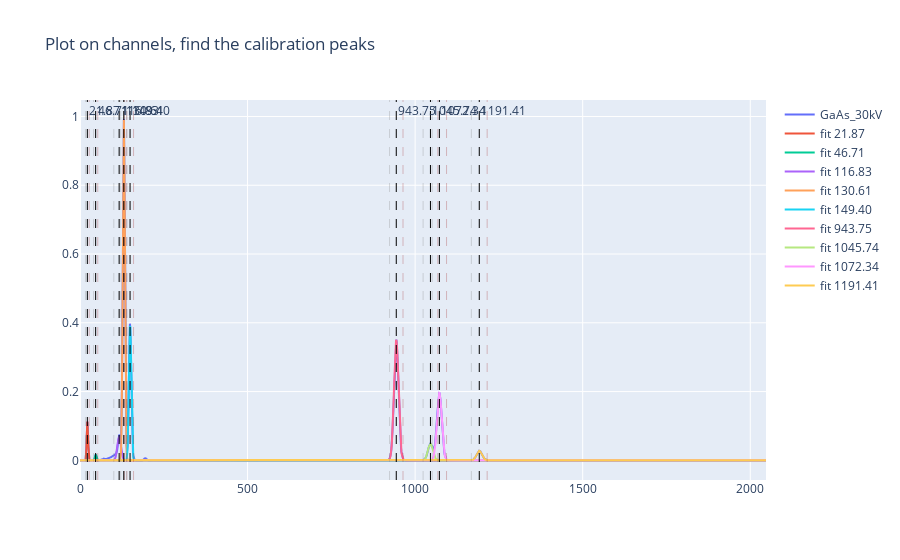

This figure's notebook cell:
### Code cell
# refine the peak finding, then remove background again
data_wo_bg = data - bg

# fit_vals, covar = curve_fit(n_gaussians, channels, data, p0=p0, bounds=bounds)
fit_vals, covar = curve_fit(n_gaussians, channels, data_wo_bg, p0=p0)
fit_amp = fit_vals[0::3]
fit_peaks = fit_vals[1::3]
fit_std = fit_vals[2::3]

fig = go.Figure()
fig.update_layout(title="Plot on channels, find the calibration peaks")
fig.add_trace(go.Scatter(x=channels, y=data_wo_bg, mode="lines", name=name))
for i in range(len(fit_peaks)):
    fig.add_vline(x=fit_peaks[i], line_width=1, line_dash="dash", line_color="black", annotation_text=f"{np.round(fit_peaks[i], decimals=2):.2f}")
    fig.add_vline(x=fit_peaks[i]-fit_std[i]*3, line_width=0.3, line_dash="dash", line_color="grey")
    fig.add_vline(x=fit_peaks[i]+fit_std[i]*3, line_width=0.3, line_dash="dash", line_color="brown")

    # add gaussian fit of each peak
    fig.add_trace(go.Scatter(x=channels, y=gaussian(channels, fit_amp[i], fit_peaks[i], fit_std[i]), mode="lines", name=f"fit {fit_peaks[i]:.2f}"))
fig

### Figure 1 — Plotly figure (JSON) as saved in the notebook; plotly's stock layout.template omitted (floating-point values rounded to 4 significant figures; data arrays with more than 128 entries replaced by an {"elided": "..."} marker saying what was removed)
{"data": [{"mode": "lines", "name": "GaAs_30kV", "type": "scatter", "x": {"elided": "2048 int values"}, "y": {"elided": "2048 float values"}}, {"mode": "lines", "name": "fit 21.87", "type": "scatter", "x": {"elided": "2048 int values"}, "y": {"elided": "2048 float values"}}, {"mode": "lines", "name": "fit 46.71", "type": "scatter", "x": {"elided": "2048 int values"}, "y": {"elided": "2048 float values"}}, {"mode": "lines", "name": "fit 116.83", "type": "scatter", "x": {"elided": "2048 int values"}, "y": {"elided": "2048 float values"}}, {"mode": "lines", "name": "fit 130.61", "type": "scatter", "x": {"elided": "2048 int values"}, "y": {"elided": "2048 float values"}}, {"mode": "lines", "name": "fit 149.40", "type": "scatter", "x": {"elided": "2048 int values"}, "y": {"elided": "2048 float values"}}, {"mode": "lines", "name": "fit 943.75", "type": "scatter", "x": {"elided": "2048 int values"}, "y": {"elided": "2048 float values"}}, {"mode": "lines", "name": "fit 1045.74", "type": "scatter", "x": {"elided": "2048 int values"}, "y": {"elided": "2048 float values"}}, {"mode": "lines", "name": "fit 1072.34", "type": "scatter", "x": {"elided": "2048 int values"}, "y": {"elided": "2048 float values"}}, {"mode": "lines", "name": "fit 1191.41", "type": "scatter", "x": {"elided": "2048 int values"}, "y": {"elided": "2048 float values"}}], "layout": {"annotations": [{"showarrow": false, "text": "21.87", "x": 21.87, "xanchor": "left", "xref": "x", "y": 1, "yanchor": "top", "yref": "y domain"}, {"showarrow": false, "text": "46.71", "x": 46.71, "xanchor": "left", "xref": "x", "y": 1, "yanchor": "top", "yref": "y domain"}, {"showarrow": false, "text": "116.83", "x": 116.8, "xanchor": "left", "xref": "x", "y": 1, "yanchor": "top", "yref": "y domain"}, {"showarrow": false, "text": "130.61", "x": 130.6, "xanchor": "left", "xref": "x", "y": 1, "yanchor": "top", "yref": "y domain"}, {"showarrow": false, "text": "149.40", "x": 149.4, "xanchor": "left", "xref": "x", "y": 1, "yanchor": "top", "yref": "y domain"}, {"showarrow": false, "text": "943.75", "x": 943.7, "xanchor": "left", "xref": "x", "y": 1, "yanchor": "top", "yref": "y domain"}, {"showarrow": false, "text": "1045.74", "x": 1046.0, "xanchor": "left", "xref": "x", "y": 1, "yanchor": "top", "yref": "y domain"}, {"showarrow": false, "text": "1072.34", "x": 1072.0, "xanchor": "left", "xref": "x", "y": 1, "yanchor": "top", "yref": "y domain"}, {"showarrow": false, "text": "1191.41", "x": 1191.0, "xanchor": "left", "xref": "x", "y": 1, "yanchor": "top", "yref": "y domain"}], "shapes": [{"line": {"color": "black", "dash": "dash", "width": 1}, "type": "line", "x0": 21.87, "x1": 21.87, "xref": "x", "y0": 0, "y1": 1, "yref": "y domain"}, {"line": {"color": "grey", "dash": "dash", "width": 0.3}, "type": "line", "x0": 16.3, "x1": 16.3, "xref": "x", "y0": 0, "y1": 1, "yref": "y domain"}, {"line": {"color": "brown", "dash": "dash", "width": 0.3}, "type": "line", "x0": 27.44, "x1": 27.44, "xref": "x", "y0": 0, "y1": 1, "yref": "y domain"}, {"line": {"color": "black", "dash": "dash", "width": 1}, "type": "line", "x0": 46.71, "x1": 46.71, "xref": "x", "y0": 0, "y1": 1, "yref": "y domain"}, {"line": {"color": "grey", "dash": "dash", "width": 0.3}, "type": "line", "x0": 40.43, "x1": 40.43, "xref": "x", "y0": 0, "y1": 1, "yref": "y domain"}, {"line": {"color": "brown", "dash": "dash", "width": 0.3}, "type": "line", "x0": 52.98, "x1": 52.98, "xref": "x", "y0": 0, "y1": 1, "yref": "y domain"}, {"line": {"color": "black", "dash": "dash", "width": 1}, "type": "line", "x0": 116.8, "x1": 116.8, "xref": "x", "y0": 0, "y1": 1, "yref": "y domain"}, {"line": {"color": "grey", "dash": "dash", "width": 0.3}, "type": "line", "x0": 100.8, "x1": 100.8, "xref": "x", "y0": 0, "y1": 1, "yref": "y domain"}, {"line": {"color": "brown", "dash": "dash", "width": 0.3}, "type": "line", "x0": 132.8, "x1": 132.8, "xref": "x", "y0": 0, "y1": 1, "yref": "y domain"}, {"line": {"color": "black", "dash": "dash", "width": 1}, "type": "line", "x0": 130.6, "x1": 130.6, "xref": "x", "y0": 0, "y1": 1, "yref": "y domain"}, {"line": {"color": "grey", "dash": "dash", "width": 0.3}, "type": "line", "x0": 121.4, "x1": 121.4, "xref": "x", "y0": 0, "y1": 1, "yref": "y domain"}, {"line": {"color": "brown", "dash": "dash", "width": 0.3}, "type": "line", "x0": 139.8, "x1": 139.8, "xref": "x", "y0": 0, "y1": 1, "yref": "y domain"}, {"line": {"color": "black", "dash": "dash", "width": 1}, "type": "line", "x0": 149.4, "x1": 149.4, "xref": "x", "y0": 0, "y1": 1, "yref": "y domain"}, {"line": {"color": "grey", "dash": "dash", "width": 0.3}, "type": "line", "x0": 139.0, "x1": 139.0, "xref": "x", "y0": 0, "y1": 1, "yref": "y domain"}, {"line": {"color": "brown", "dash": "dash", "width": 0.3}, "type": "line", "x0": 159.8, "x1": 159.8, "xref": "x", "y0": 0, "y1": 1, "yref": "y domain"}, {"line": {"color": "black", "dash": "dash", "width": 1}, "type": "line", "x0": 943.7, "x1": 943.7, "xref": "x", "y0": 0, "y1": 1, "yref": "y domain"}, {"line": {"color": "grey", "dash": "dash", "width": 0.3}, "type": "line", "x0": 923.7, "x1": 923.7, "xref": "x", "y0": 0, "y1": 1, "yref": "y domain"}, {"line": {"color": "brown", "dash": "dash", "width": 0.3}, "type": "line", "x0": 963.8, "x1": 963.8, "xref": "x", "y0": 0, "y1": 1, "yref": "y domain"}, {"line": {"color": "black", "dash": "dash", "width": 1}, "type": "line", "x0": 1046.0, "x1": 1046.0, "xref": "x", "y0": 0, "y1": 1, "yref": "y domain"}, {"line": {"color": "grey", "dash": "dash", "width": 0.3}, "type": "line", "x0": 1024.0, "x1": 1024.0, "xref": "x", "y0": 0, "y1": 1, "yref": "y domain"}, {"line": {"color": "brown", "dash": "dash", "width": 0.3}, "type": "line", "x0": 1068.0, "x1": 1068.0, "xref": "x", "y0": 0, "y1": 1, "yref": "y domain"}, {"line": {"color": "black", "dash": "dash", "width": 1}, "type": "line", "x0": 1072.0, "x1": 1072.0, "xref": "x", "y0": 0, "y1": 1, "yref": "y domain"}, {"line": {"color": "grey", "dash": "dash", "width": 0.3}, "type": "line", "x0": 1051.0, "x1": 1051.0, "xref": "x", "y0": 0, "y1": 1, "yref": "y domain"}, {"line": {"color": "brown", "dash": "dash", "width": 0.3}, "type": "line", "x0": 1094.0, "x1": 1094.0, "xref": "x", "y0": 0, "y1": 1, "yref": "y domain"}, {"line": {"color": "black", "dash": "dash", "width": 1}, "type": "line", "x0": 1191.0, "x1": 1191.0, "xref": "x", "y0": 0, "y1": 1, "yref": "y domain"}, {"line": {"color": "grey", "dash": "dash", "width": 0.3}, "type": "line", "x0": 1168.0, "x1": 1168.0, "xref": "x", "y0": 0, "y1": 1, "yref": "y domain"}, {"line": {"color": "brown", "dash": "dash", "width": 0.3}, "type": "line", "x0": 1215.0, "x1": 1215.0, "xref": "x", "y0": 0, "y1": 1, "yref": "y domain"}], "title": {"text": "Plot on channels, find the calibration peaks"}}}
